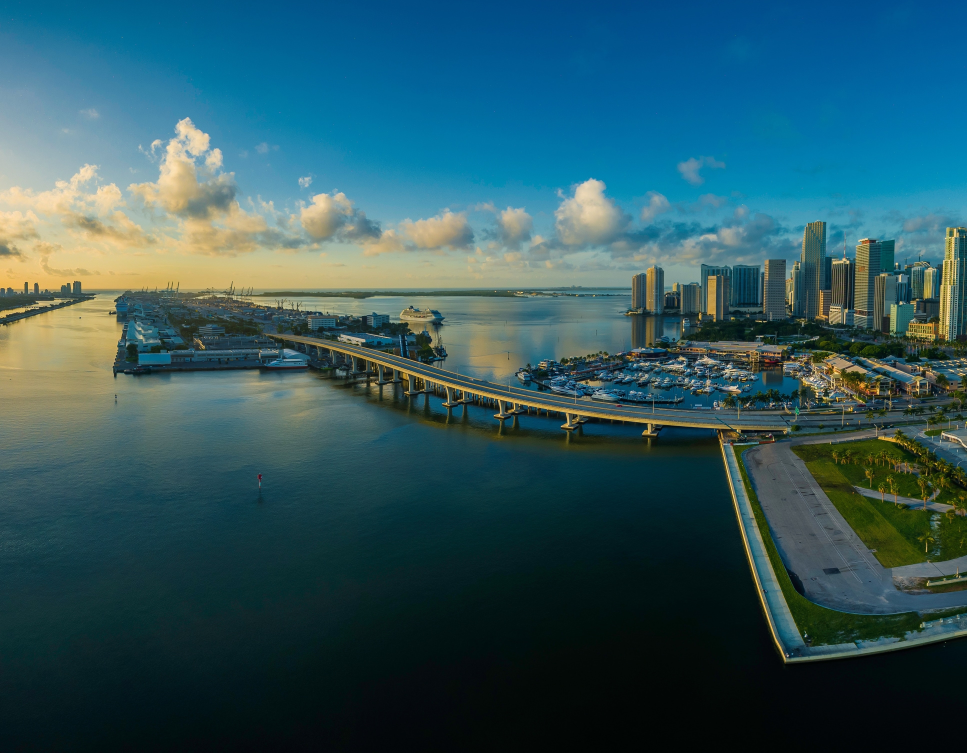
#> input picture imglist/2/1.jpg, 3867 x 3010 px (shown at 1/4 size)
$ python step18_review.py
#> lines starting #> are read from the running program, lines starting #| are printed output that depends on the picture; after the words box and inside, x2 and y2 are one past the last pixel; in counts of white or black regions, pixels touching at a corner belong together
import sys
import numpy as np
import matplotlib.pyplot as plt
import cv2

# callback function of trackbar
def on_level_change(pos) :
    if pos == 0:
        cv2.imshow('src',src)
    else :
        src_copy = src_ycr.copy()
        dst = np.clip(src_ycr[:,:,0]*float(pos) - blr, 0, 255).astype(np.uint8)
        src_copy[:,:,0] = dst
        src_after = cv2.cvtColor(src_copy, cv2.COLOR_YCrCb2BGR)
        cv2.imshow('src',src_after)

# Window Naming
cv2.namedWindow('src')

# masking
src = cv2.imread('imglist/2/1.jpg', cv2.IMREAD_COLOR)
#> src is the input picture: shape (3010, 3867, 3); mean B, G, R 93.4, 85.5, 46.7
airplane = cv2.imread('imglist/airplane.bmp', cv2.IMREAD_COLOR)
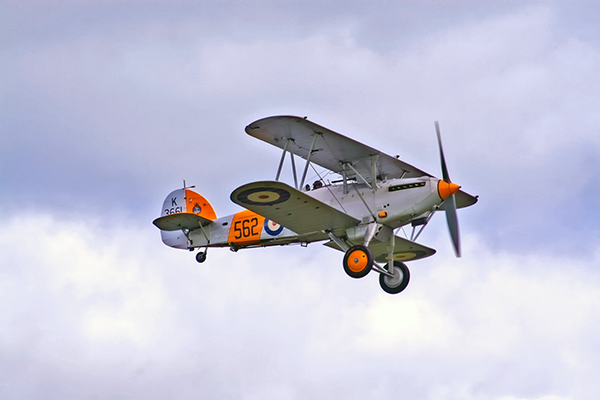
#> input picture imglist/airplane.bmp, 600 x 400 px
#> airplane is the input picture: shape (400, 600, 3); mean B, G, R 217.1, 197.6, 196.8
mask = cv2.imread('imglist/mask_plane.bmp', cv2.IMREAD_COLOR)
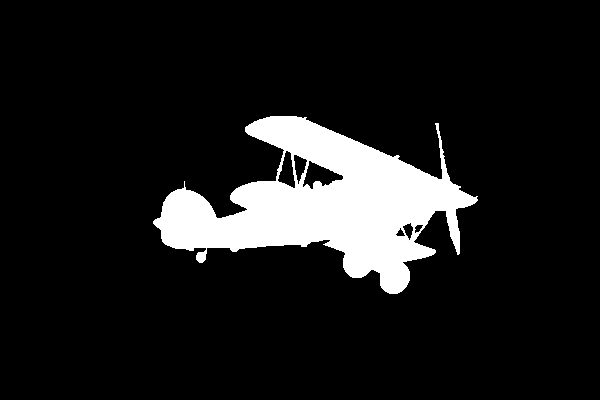
#> input picture imglist/mask_plane.bmp, 600 x 400 px
#> mask is the input picture: shape (400, 600, 3); 10.8% white; 1 white region, box (x1, y1, x2, y2) and area: (153, 116, 478, 294) 25896
src = cv2.resize(src, (600,400))
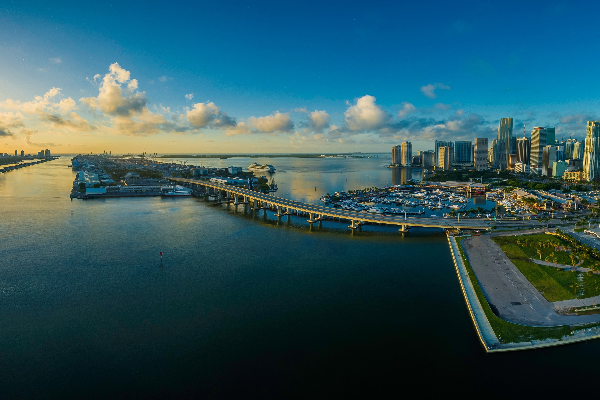
#> src: shape (400, 600, 3); mean B, G, R 93.3, 85.4, 46.6
cv2.copyTo(airplane, mask, src)

# eyes_classifier
eyes_cascade = cv2.CascadeClassifier('C:\pyth\Lib\site-packages\cv2\data\haarcascade_eye.xml')
eyes = eyes_cascade.detectMultiScale(src, 10, 5)
#> eyes = ()
cv2.rectangle(src,(30,30),(60,60),(255,0,0),2)
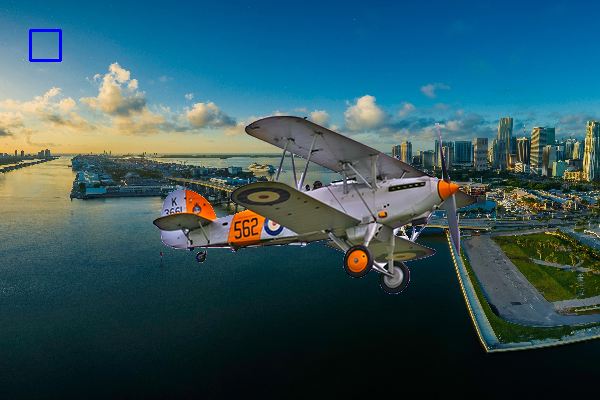
#> src: shape (400, 600, 3); mean B, G, R 93.4, 85.5, 50.6

# Track Bar
cv2.createTrackbar('level', 'src', 0, 16, on_level_change)

#YCRCB
src_ycr = cv2.cvtColor(src, cv2.COLOR_BGR2YCrCb)
#> src_ycr: shape (400, 600, 3); mean of channels 0, 1, 2 76, 109.9, 137.8
blr = cv2.GaussianBlur(src_ycr[:,:,0],(0,0),2.0)
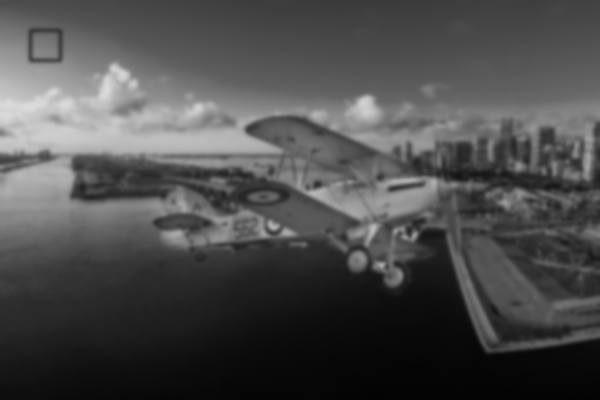
#> blr: shape (400, 600); min 3, max 221, mean 76


cv2.imshow('src',src)

cv2.waitKey()
cv2.destroyAllWindows()
